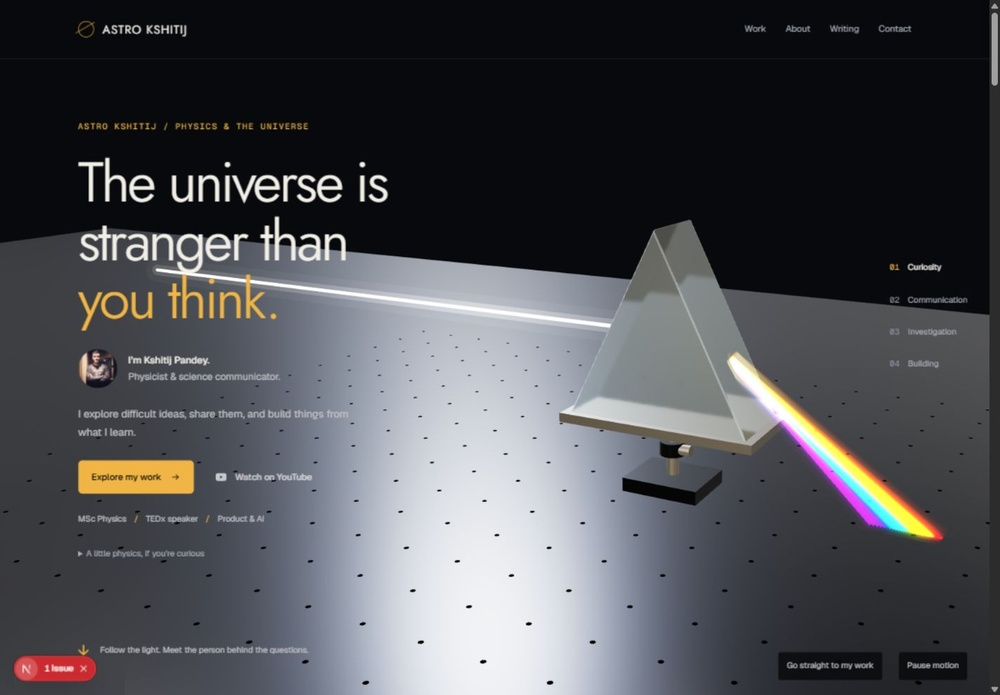
#> input picture qa/01-hero-initial.jpg, 1000 x 695 px, shrunk from 1425 x 990 before the run
$ python post.py ../../qa/01-hero-initial.jpg ../../qa/02-communication-initial.jpg
#> lines starting #> are read from the running program, lines starting #| are printed output that depends on the picture; after the words box and inside, x2 and y2 are one past the last pixel; in counts of white or black regions, pixels touching at a corner belong together
import sys
from PIL import Image, ImageFilter, ImageChops
src, dst = sys.argv[1], sys.argv[2]
im = Image.open(src).convert("RGB")
#> im is the input picture: PIL image 1000x695 RGB; mean R, G, B 77, 78, 82.4
W, H = im.size
#> W = 1000; H = 695
bg = Image.new("RGB", (W, H), (8, 9, 12))
# Soft rectangular fade so the clip dissolves into the page with no frame.
m = Image.new("L", (W, H), 0)
#> m: PIL image 1000x695 L; every value is 0
inset = int(min(W, H) * 0.07)
#> inset = 48
m.paste(255, (inset, inset, W - inset, H - inset))
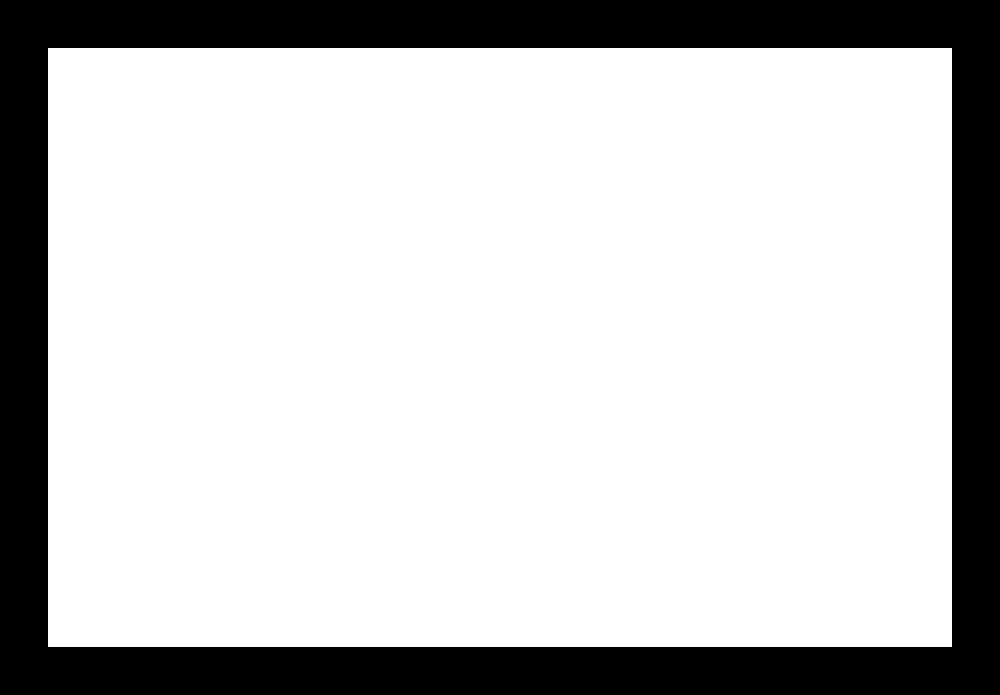
#> m: PIL image 1000x695 L; 77.9% white; 1 black region, box (x1, y1, x2, y2) and area: (0, 0, 1000, 695) 153504
m = m.filter(ImageFilter.GaussianBlur(inset * 0.7))
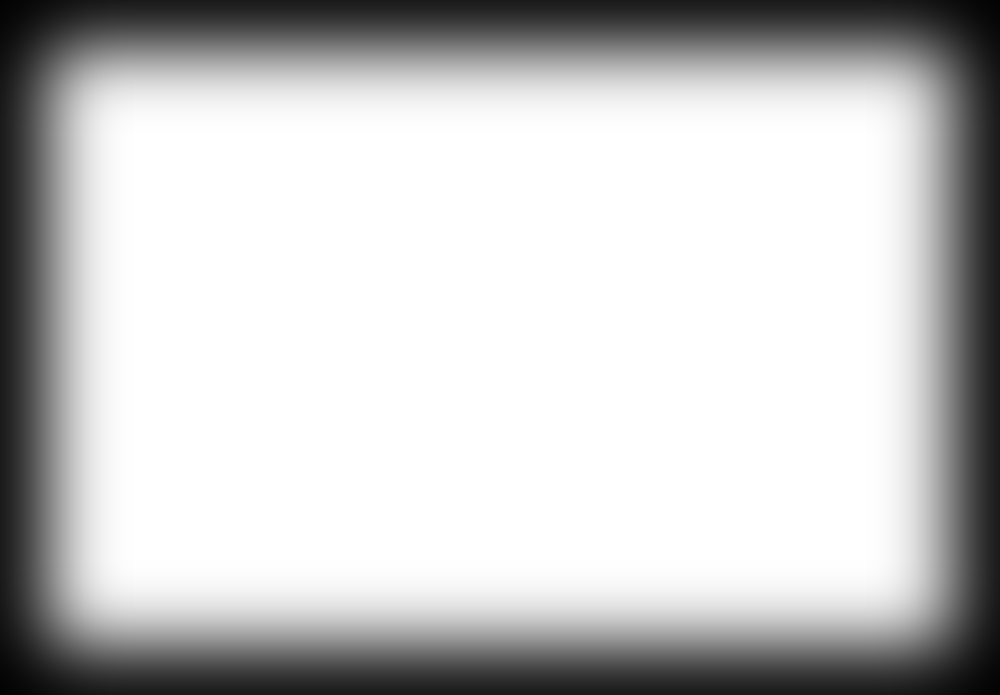
#> m: PIL image 1000x695 L; min 3, max 255, mean 197.8
out = Image.composite(im, bg, m)
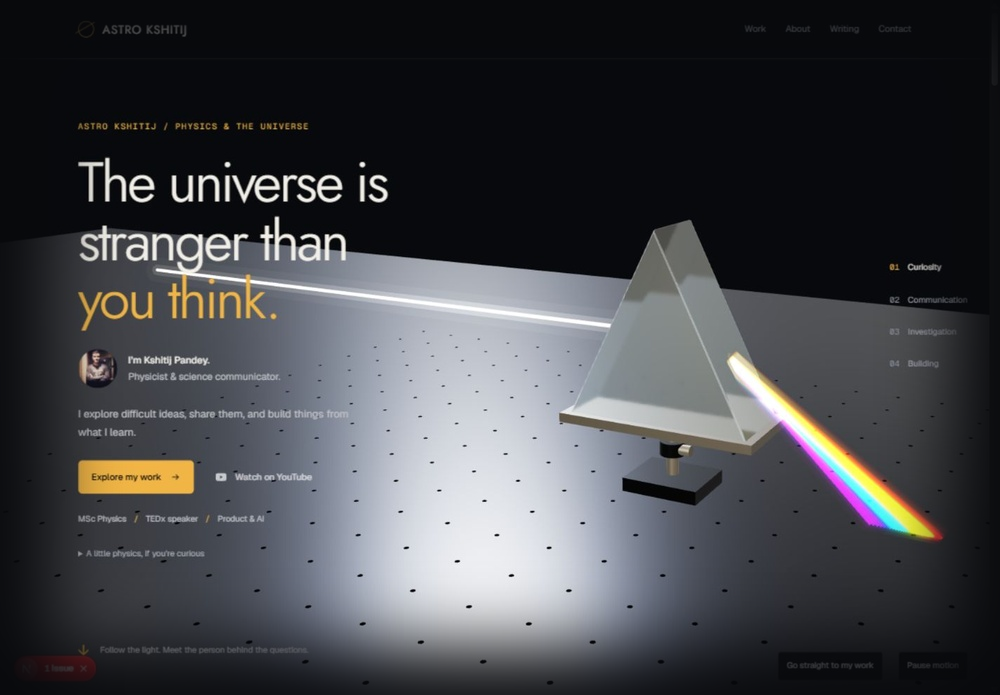
#> out: PIL image 1000x695 RGB; mean R, G, B 66.6, 67.8, 71.8
out = ImageChops.lighter(out, bg)
out.save(dst, quality=90)

$ run again, on qa/04-communication-dark.jpg
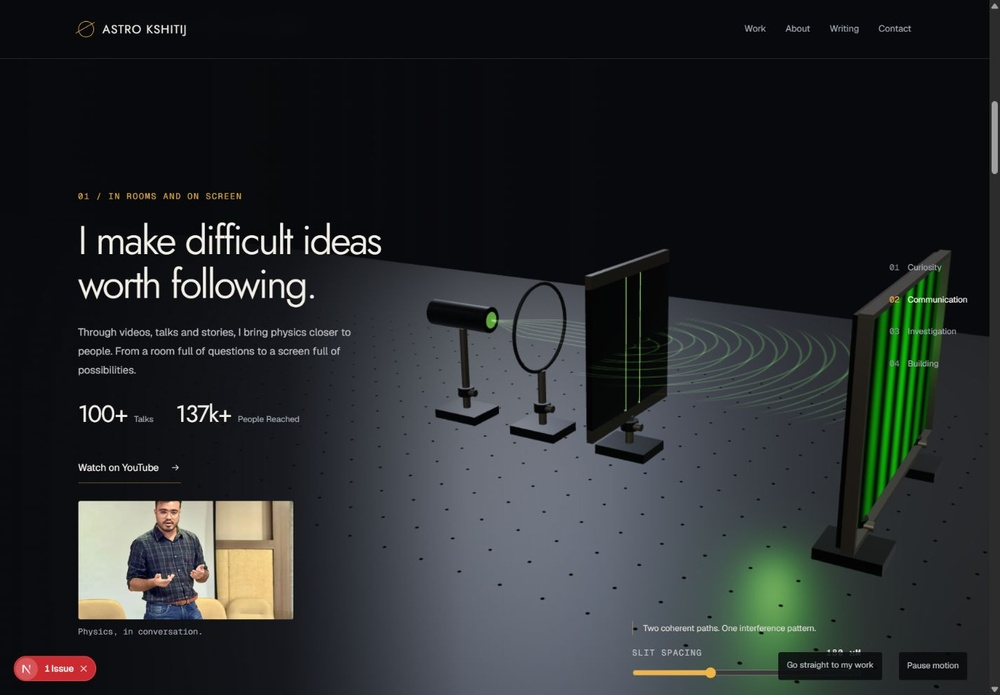
#> input picture qa/04-communication-dark.jpg, 1000 x 695 px, shrunk from 1425 x 990 before the run
#> im is the input picture: PIL image 1000x695 RGB; mean R, G, B 40.3, 43.7, 44.8
#> `out = Image.composite(im, bg, m)`:
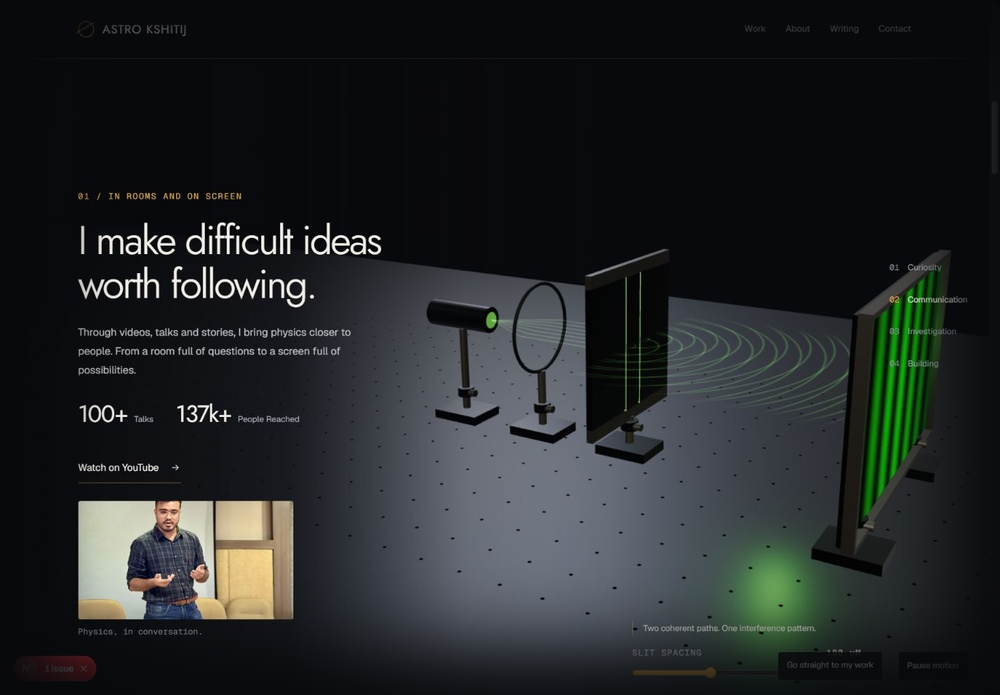
#> out: PIL image 1000x695 RGB; mean R, G, B 35.3, 38.6, 40

$ run again, on qa/05-communication-cinematic.jpg
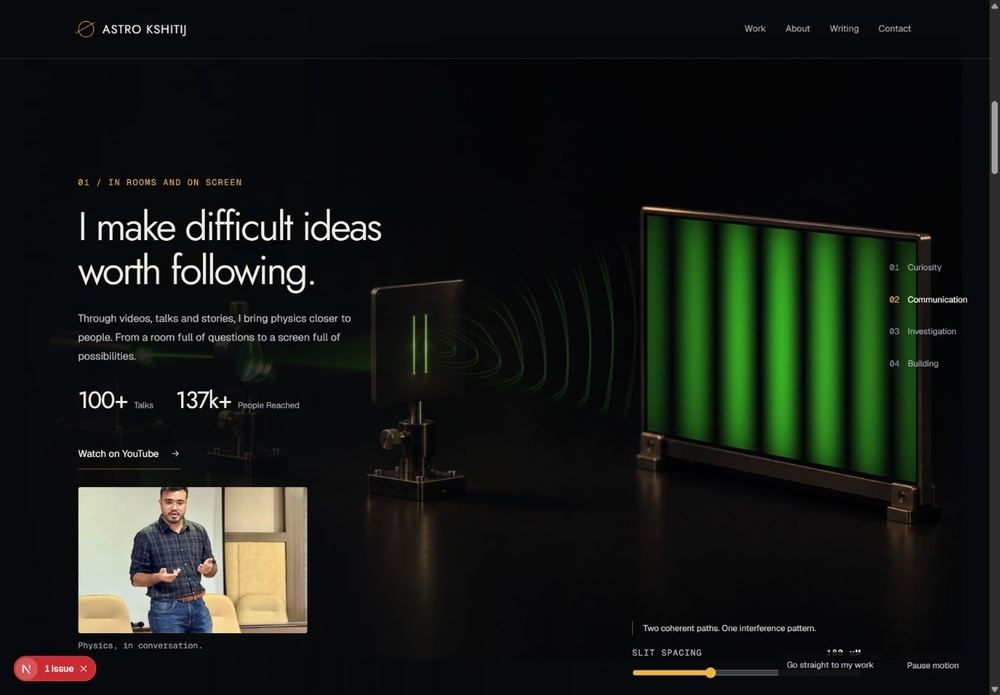
#> input picture qa/05-communication-cinematic.jpg, 1000 x 695 px, shrunk from 1425 x 990 before the run
#> im is the input picture: PIL image 1000x695 RGB; mean R, G, B 22.6, 25.9, 21.3
#> `out = Image.composite(im, bg, m)`:
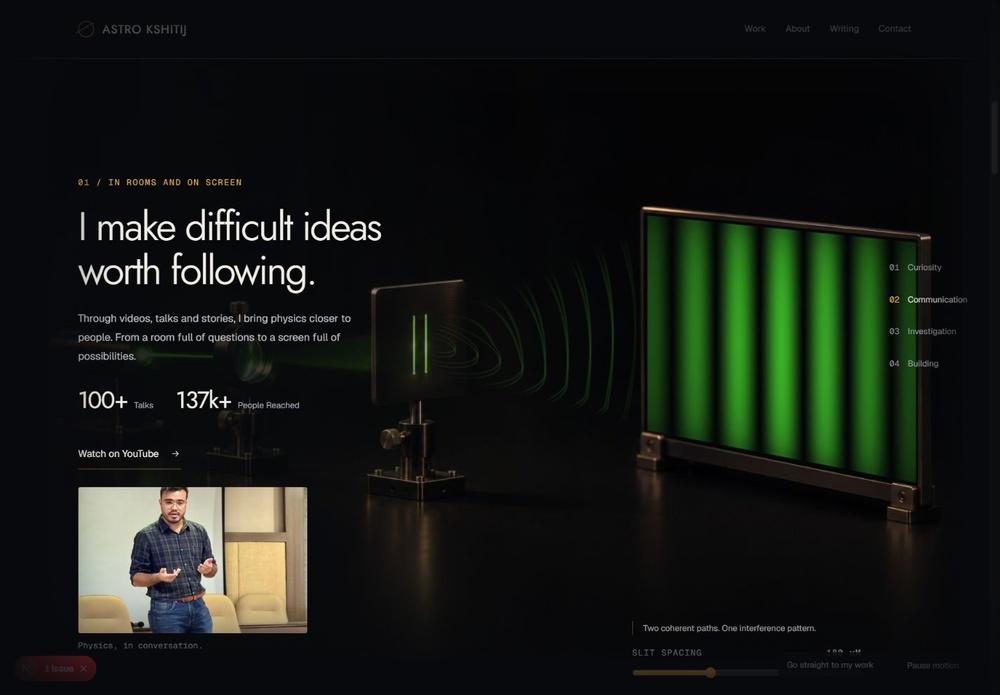
#> out: PIL image 1000x695 RGB; mean R, G, B 20.7, 24.5, 19.9
